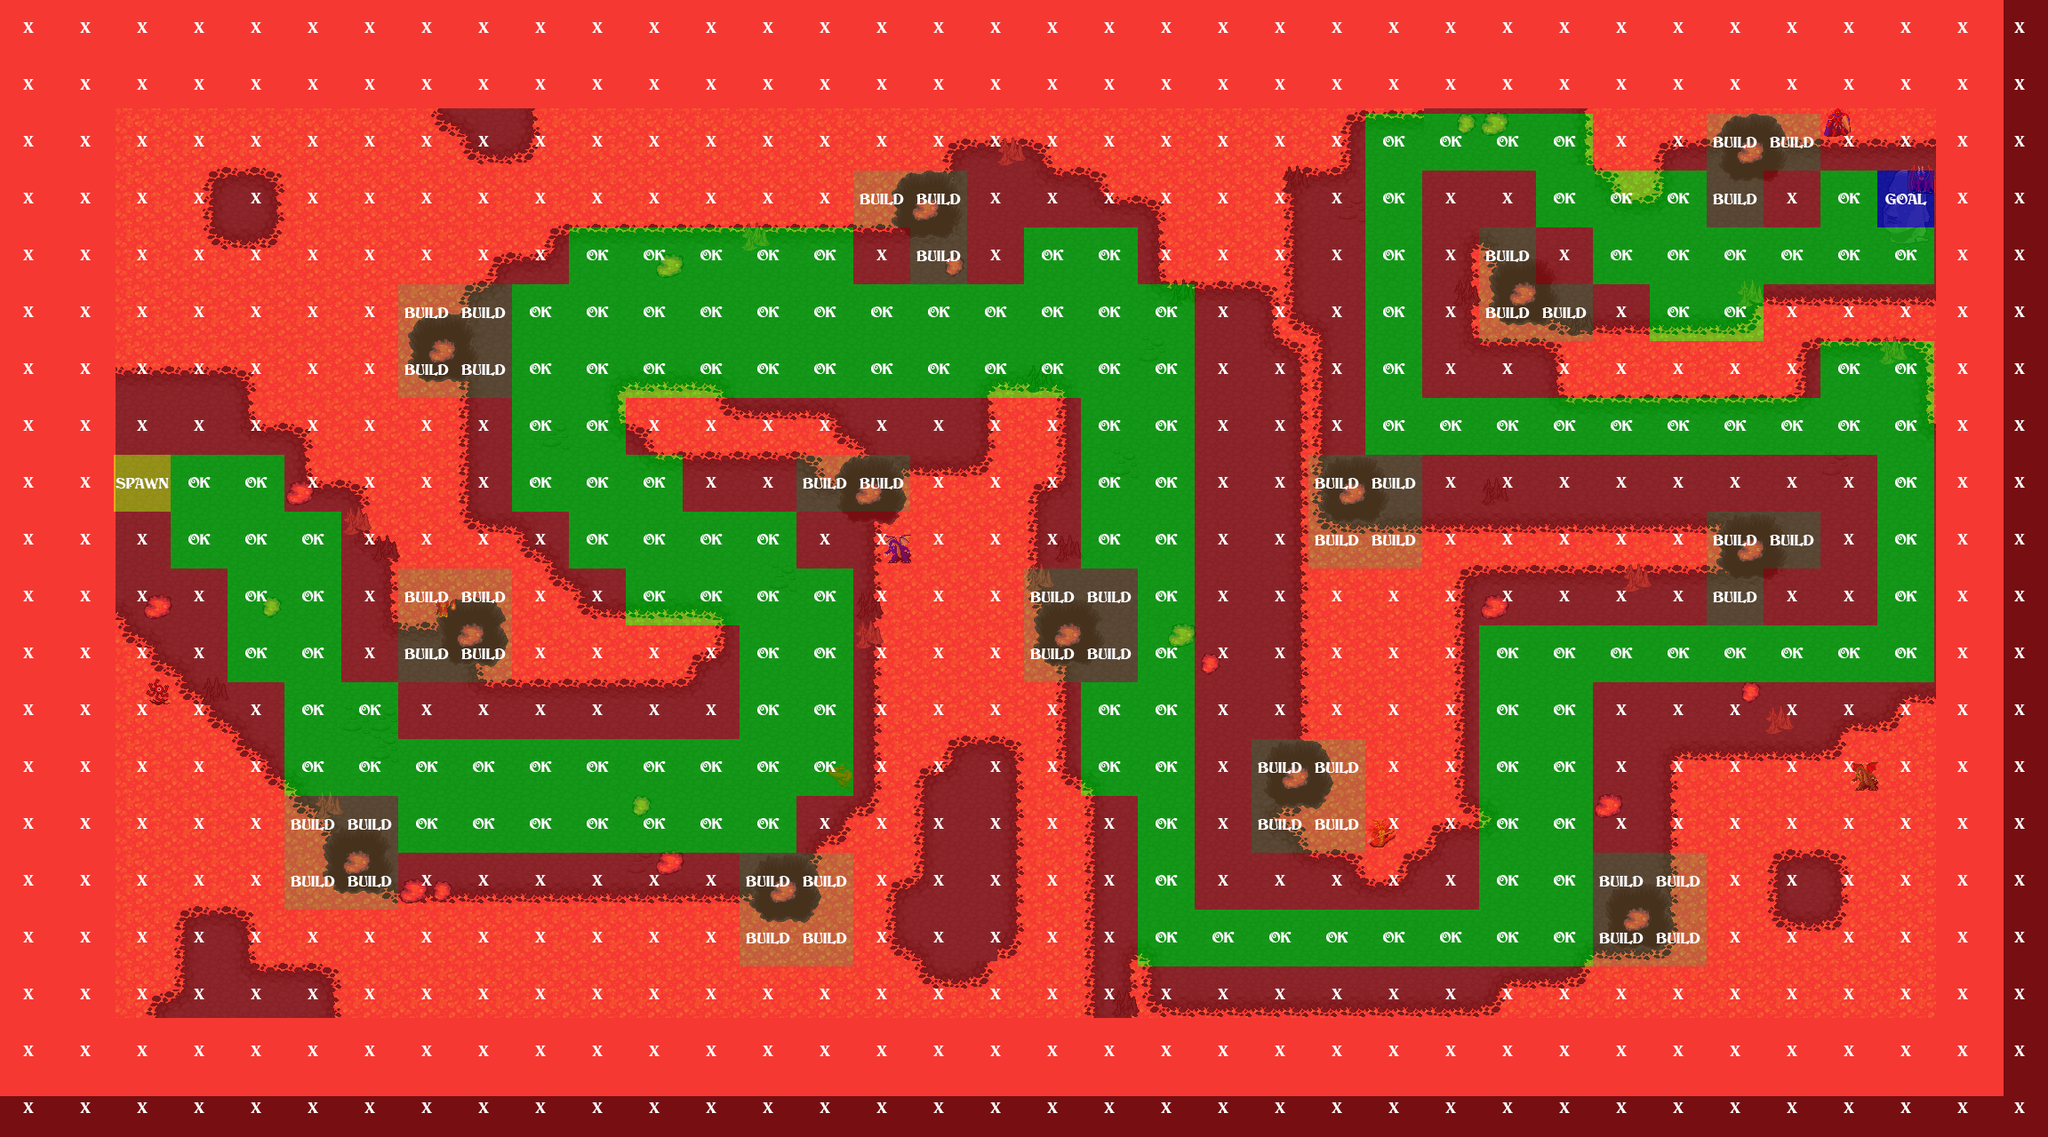

The image is a tile-based game level rendered from a .tmx file. Its description and source (layers, tilesets, objects; grid data summarised) follow:
An orthogonal 36x20 tile map with 64x64 px tiles, 1 tile layer (AI), 2 tilesets, 1 image layer.

<map version="1.0" orientation="orthogonal" renderorder="right-down" width="36" height="20" tilewidth="64" tileheight="64">
 <tileset firstgid="1" name="AI-DATA" tilewidth="64" tileheight="64">
  <image source="AI-DATA.png" width="256" height="256" />
 </tileset>
 <tileset firstgid="17" name="terrain_atlas" tilewidth="32" tileheight="32">
  <image source="terrain_atlas.png" width="1024" height="1024" />
 </tileset>
 <imagelayer name="Terrain">
  <image source="level0.png" />
 </imagelayer>
 <layer name="AI" width="36" height="20">
  <data>[720 cells, 720 non-empty, 5 distinct tile ids]</data>
 </layer>
</map>
